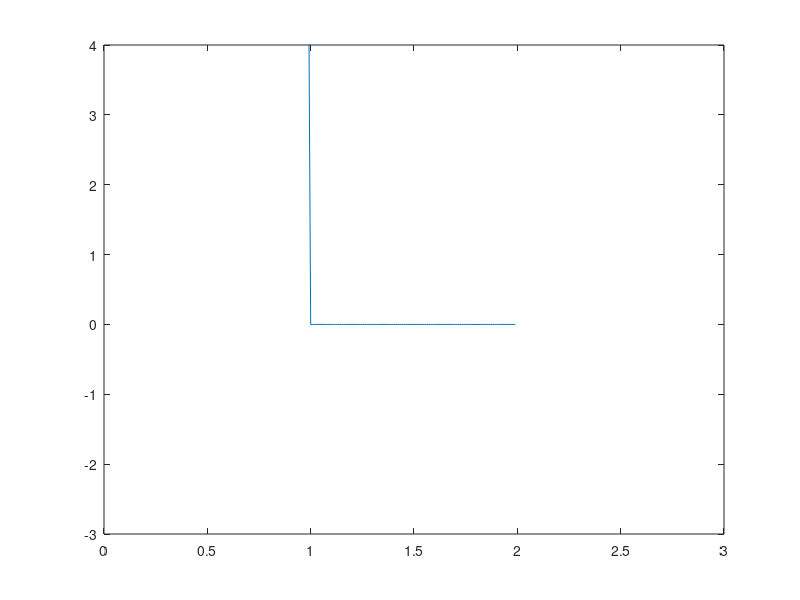
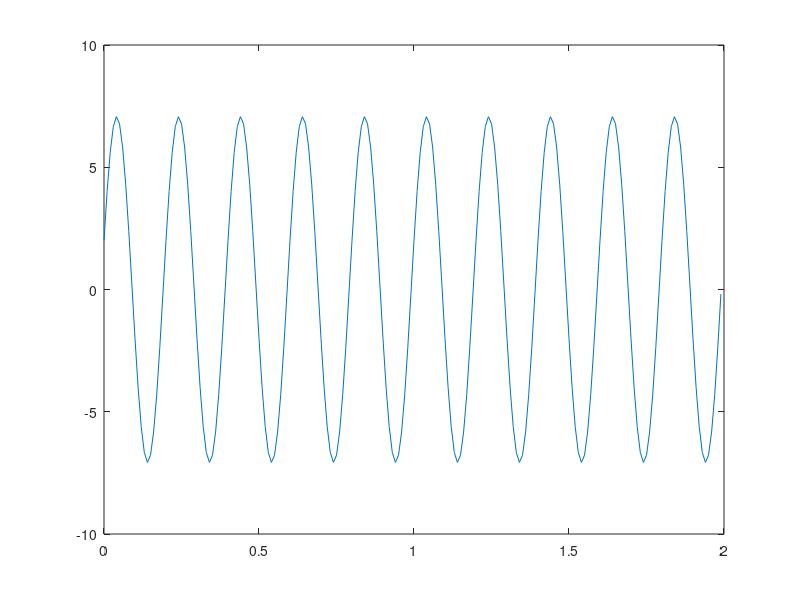

The MATLAB source for these figures, in order: (Note: this script raises an error after producing the figures.)
clc;close all;clear all;
a=input('enter seqence','s');   %  input is provided with each digit with spacing
%a1=a;
a=str2num(a);
cf=input('carier frequency');
ca=input('carrier amplitude');
cp=input('carrier initial phase');
n=length(a);
disp(n);
v=0;j=1;

if mod(n,2) ~=0
    a(n+1)=0;
end

n=length(a);
disp(n);
t1= 0: 0.01 : n-0.01;
j=1;y=[zeros(1,length(t1))];
s=sqrt(2)*ca*cos(cf*2*pi*t1 +cp);
s1=s;


for i=1:length(t1)
    if j==n+1
        break;
    end
    if t1(i)<j
        y(i)=a(j);
    else
        j=j+1;
    end
end
plot(t1,y);axis([0 n+1 -3 4]);
figure
plot(t1,s);
hold on

% %%%%%%%%%%%%%%%%%%%%%%%%%%%%%%%%%%%%%%%%%%%%%%%%%%%%%%%%%%%%%%%%%%%%%%%%%%%%%%%%%%%%%%%%%%%%%%%%%%%%%%%%%%%%%%%%%%%%%%%%%%%%%%%%%%%%%%%

    

for i=1:length(a)
    if mod(i,2)==0
         t2=num2str(a(i));t3=num2str(a(i-1));
         t=[t3,t2];
        switch t 
            case '00'
                v(i)=4;v(i-1)=4;
               
                
            case '01'
                v(i)=1;v(i-1)=1;
               
            case '10'
                v(i)=2;v(i-1)=2;
               
            case '11'
                v(i)=3;v(i-1)=3;
               
        end
    end
end


j=1;q=0;
y1=[zeros(1,length(t1))];
for i=1:length(t1)
    if j==n+1
        break;
    end
     if mod(i,100)==1
         y1(i)=v(j+1);q=i;
    end
    if t1(i)<j
        y1(i)=v(j);
    else
        j=j+1;
    end
end

%%%%%%%%%%%%%%%%%%%%%%%%%%%%%%%%%%%%%%%%%%%%%%%%%%%%%%%%%%%%%%%%%%%%%%%%%%%%%%%%%%%%%%%%%%%%%%%%%%%%%%%%%%%%%%%%%%%%%%%%%%%%%%%%%%%%%%%%%%%%%%%%%%%
for i=1:length(t1)
      switch y1(i)
            case 4
                s(i)=sqrt(2)*ca*cos(cf*2*pi*t1(i)+cp+((-1*pi)/4));
                
            case 1
                s(i)=sqrt(2)*ca*cos(cf*2*pi*t1(i)+cp+((3*pi)/4));
                
            case 2
                s(i)=sqrt(2)*ca*cos(cf*2*pi*t1(i)+cp+((-3*pi)/4));
            case 3
                s(i)=sqrt(2)*ca*cos(cf*2*pi*t1(i)+cp+((pi)/4));
        end
end
plot(t1,s,'--g');

%%%%%%%%%%%%%%%%%%%%%%%%%%%%%%%%%%%%%%%%%%%%%%%%%%%%%%%%%%%%%%%%%%%%%%%%%%%%%%%%%%%%%%%%%%%%%%%%%%%%%%%%%%%%%%%%%%%%%%%%%%%%%%%%%%%%%%%%%%%%%
%%%%%%%%%%%%%%%%%%%%%%%%%%%%%%%%%%%%%%%%%%%%%%%%%%%%%%%%%%%%%%%%%%%%%%%%%%%%%%%%%%%%%%%%%%%%%%%%%%%%%%%%%%%%%%%%%%%%%%%%%%%%%%%%%%%%%%%%%%%%%%
%%%%%%%%%%%%%%%%%%%%%%%%%%%%%%%%%%%%%%%%%%%%%%%%%%%%%%%%%%%%%%%%%%%%%%%%%%%%%%%%%%%%%%%%%%%%%%%%%%%%%%%%%%%%%%%%%%%%%%%%%%%%%%%%%%%%%%%%%%%%%%%

d=s;dem=[ones(1,n)];f='flag';j=1;
digits(3);
for i=1:length(t1)
    if mod(i,199)==0
        temp1=s(i)/(sqrt(2)*ca);disp(temp1);
        temp2=s1(i)/(sqrt(2)*ca);disp(temp2);
        ph1=acos(temp1);disp(ph1);
        ph2=acos(temp2);disp(ph2);
        dif=(ph1-ph2);
        disp(dif);disp('$$$$$$$$$$$$$$$$$$$$$$$$$$$$$$');
        switch vpa(temp1)
            case vpa(cos(cf*2*pi*t1(i)+cp+((-pi)/4)))
                dem(j+1)=0;dem(j)=0;
                j=j+2;
            case cos(cf*2*pi*t1(i)+cp+((3*pi)/4))
                dem(j+1)=1;dem(j)=0;
                j=j+2;
            case cos(cf*2*pi*t1(i)+cp+((-3*pi)/4))
                dem(j+1)=0;dem(j)=1;
                j=j+2;
            case cos(cf*2*pi*t1(i)+cp+((pi)/4))
                dem(j+1)=1;dem(j)=1;
                j=j+2;
        end
        if j==n+1
        break;
    end
        
    end
    
end
disp(a);
disp(dem);